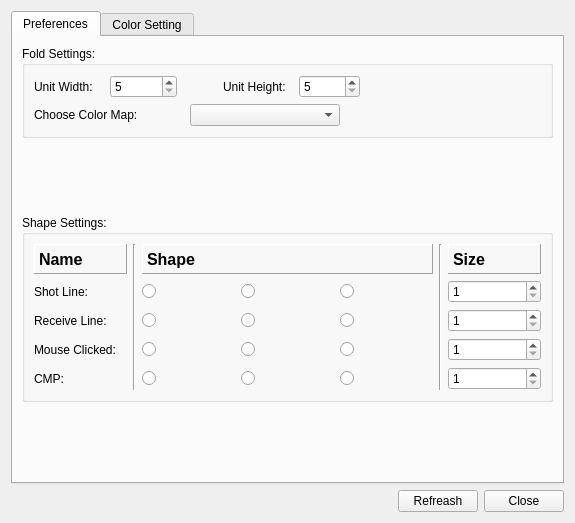
<?xml version="1.0" encoding="UTF-8"?>
<ui version="4.0">
 <class>Option</class>
 <widget class="QDialog" name="Option">
  <property name="geometry">
   <rect>
    <x>0</x>
    <y>0</y>
    <width>575</width>
    <height>523</height>
   </rect>
  </property>
  <property name="windowTitle">
   <string>Options</string>
  </property>
  <layout class="QGridLayout" name="gridLayout_2">
   <item row="0" column="0">
    <widget class="QTabWidget" name="tabWidget">
     <property name="currentIndex">
      <number>0</number>
     </property>
     <widget class="QWidget" name="tabFold">
      <attribute name="title">
       <string>Preferences</string>
      </attribute>
      <layout class="QGridLayout" name="gridLayout_4">
       <item row="0" column="0">
        <widget class="QGroupBox" name="groupFold">
         <property name="title">
          <string>Fold Settings:</string>
         </property>
         <property name="flat">
          <bool>false</bool>
         </property>
         <layout class="QGridLayout" name="gridLayout">
          <item row="0" column="0">
           <layout class="QHBoxLayout" name="horizontalLayout">
            <item>
             <widget class="QLabel" name="label">
              <property name="minimumSize">
               <size>
                <width>70</width>
                <height>0</height>
               </size>
              </property>
              <property name="frameShape">
               <enum>QFrame::NoFrame</enum>
              </property>
              <property name="frameShadow">
               <enum>QFrame::Plain</enum>
              </property>
              <property name="text">
               <string>Unit Width:</string>
              </property>
             </widget>
            </item>
            <item>
             <widget class="QSpinBox" name="spinSingleWid">
              <property name="minimumSize">
               <size>
                <width>60</width>
                <height>0</height>
               </size>
              </property>
              <property name="minimum">
               <number>5</number>
              </property>
              <property name="maximum">
               <number>100000</number>
              </property>
             </widget>
            </item>
            <item>
             <spacer name="horizontalSpacer_5">
              <property name="orientation">
               <enum>Qt::Horizontal</enum>
              </property>
              <property name="sizeType">
               <enum>QSizePolicy::Minimum</enum>
              </property>
              <property name="sizeHint" stdset="0">
               <size>
                <width>40</width>
                <height>20</height>
               </size>
              </property>
             </spacer>
            </item>
            <item>
             <widget class="QLabel" name="label_2">
              <property name="minimumSize">
               <size>
                <width>70</width>
                <height>0</height>
               </size>
              </property>
              <property name="text">
               <string>Unit Height:</string>
              </property>
             </widget>
            </item>
            <item>
             <widget class="QSpinBox" name="spinSingleHei">
              <property name="minimum">
               <number>5</number>
              </property>
              <property name="maximum">
               <number>10000</number>
              </property>
             </widget>
            </item>
            <item>
             <spacer name="horizontalSpacer_2">
              <property name="orientation">
               <enum>Qt::Horizontal</enum>
              </property>
              <property name="sizeHint" stdset="0">
               <size>
                <width>40</width>
                <height>20</height>
               </size>
              </property>
             </spacer>
            </item>
           </layout>
          </item>
          <item row="1" column="0">
           <layout class="QHBoxLayout" name="horizontalLayout_2">
            <item>
             <widget class="QLabel" name="label_3">
              <property name="minimumSize">
               <size>
                <width>150</width>
                <height>0</height>
               </size>
              </property>
              <property name="frameShape">
               <enum>QFrame::NoFrame</enum>
              </property>
              <property name="frameShadow">
               <enum>QFrame::Plain</enum>
              </property>
              <property name="text">
               <string>Choose Color Map:</string>
              </property>
             </widget>
            </item>
            <item>
             <widget class="QComboBox" name="comboColorTable">
              <property name="minimumSize">
               <size>
                <width>150</width>
                <height>0</height>
               </size>
              </property>
              <property name="editable">
               <bool>false</bool>
              </property>
              <property name="currentIndex">
               <number>-1</number>
              </property>
              <property name="sizeAdjustPolicy">
               <enum>QComboBox::AdjustToMinimumContentsLength</enum>
              </property>
             </widget>
            </item>
            <item>
             <spacer name="horizontalSpacer_3">
              <property name="orientation">
               <enum>Qt::Horizontal</enum>
              </property>
              <property name="sizeHint" stdset="0">
               <size>
                <width>40</width>
                <height>20</height>
               </size>
              </property>
             </spacer>
            </item>
           </layout>
          </item>
         </layout>
        </widget>
       </item>
       <item row="2" column="0">
        <widget class="QGroupBox" name="groupBox">
         <property name="title">
          <string>Shape Settings:</string>
         </property>
         <layout class="QGridLayout" name="gridLayout_3">
          <item row="0" column="0">
           <widget class="QLabel" name="label_20">
            <property name="minimumSize">
             <size>
              <width>0</width>
              <height>30</height>
             </size>
            </property>
            <property name="font">
             <font>
              <pointsize>12</pointsize>
              <weight>75</weight>
              <bold>true</bold>
             </font>
            </property>
            <property name="frameShape">
             <enum>QFrame::Panel</enum>
            </property>
            <property name="frameShadow">
             <enum>QFrame::Raised</enum>
            </property>
            <property name="text">
             <string>Name</string>
            </property>
           </widget>
          </item>
          <item row="0" column="1" rowspan="5">
           <widget class="Line" name="line_2">
            <property name="orientation">
             <enum>Qt::Vertical</enum>
            </property>
           </widget>
          </item>
          <item row="0" column="2" colspan="3">
           <widget class="QLabel" name="label_21">
            <property name="minimumSize">
             <size>
              <width>0</width>
              <height>30</height>
             </size>
            </property>
            <property name="font">
             <font>
              <pointsize>12</pointsize>
              <weight>75</weight>
              <bold>true</bold>
             </font>
            </property>
            <property name="frameShape">
             <enum>QFrame::Panel</enum>
            </property>
            <property name="frameShadow">
             <enum>QFrame::Raised</enum>
            </property>
            <property name="text">
             <string>Shape</string>
            </property>
           </widget>
          </item>
          <item row="0" column="5" rowspan="5">
           <widget class="Line" name="line">
            <property name="orientation">
             <enum>Qt::Vertical</enum>
            </property>
           </widget>
          </item>
          <item row="0" column="6">
           <widget class="QLabel" name="label_22">
            <property name="minimumSize">
             <size>
              <width>0</width>
              <height>30</height>
             </size>
            </property>
            <property name="font">
             <font>
              <pointsize>12</pointsize>
              <weight>75</weight>
              <bold>true</bold>
             </font>
            </property>
            <property name="frameShape">
             <enum>QFrame::Panel</enum>
            </property>
            <property name="frameShadow">
             <enum>QFrame::Raised</enum>
            </property>
            <property name="text">
             <string>Size</string>
            </property>
           </widget>
          </item>
          <item row="1" column="0">
           <widget class="QLabel" name="label_11">
            <property name="text">
             <string>Shot Line:</string>
            </property>
           </widget>
          </item>
          <item row="1" column="2">
           <widget class="QRadioButton" name="radioSL_Add">
            <property name="text">
             <string/>
            </property>
            <property name="icon">
             <iconset resource="image.qrc">
              <normaloff>:/new/prefix1/image/plus.png</normaloff>:/new/prefix1/image/plus.png</iconset>
            </property>
           </widget>
          </item>
          <item row="1" column="3">
           <widget class="QRadioButton" name="radioSL_Mul">
            <property name="text">
             <string/>
            </property>
            <property name="icon">
             <iconset resource="image.qrc">
              <normaloff>:/new/prefix1/image/wrong.png</normaloff>:/new/prefix1/image/wrong.png</iconset>
            </property>
           </widget>
          </item>
          <item row="1" column="4">
           <widget class="QRadioButton" name="radioSL_Box">
            <property name="text">
             <string/>
            </property>
            <property name="icon">
             <iconset resource="image.qrc">
              <normaloff>:/new/prefix1/image/fang.png</normaloff>:/new/prefix1/image/fang.png</iconset>
            </property>
           </widget>
          </item>
          <item row="1" column="6">
           <widget class="QSpinBox" name="spinShotLineSize">
            <property name="minimum">
             <number>1</number>
            </property>
            <property name="maximum">
             <number>20</number>
            </property>
           </widget>
          </item>
          <item row="2" column="0">
           <widget class="QLabel" name="label_17">
            <property name="text">
             <string>Receive Line:</string>
            </property>
           </widget>
          </item>
          <item row="2" column="2">
           <widget class="QRadioButton" name="radioRL_Add">
            <property name="text">
             <string/>
            </property>
            <property name="icon">
             <iconset resource="image.qrc">
              <normaloff>:/new/prefix1/image/plus.png</normaloff>:/new/prefix1/image/plus.png</iconset>
            </property>
           </widget>
          </item>
          <item row="2" column="3">
           <widget class="QRadioButton" name="radioRL_Mul">
            <property name="text">
             <string/>
            </property>
            <property name="icon">
             <iconset resource="image.qrc">
              <normaloff>:/new/prefix1/image/wrong.png</normaloff>:/new/prefix1/image/wrong.png</iconset>
            </property>
           </widget>
          </item>
          <item row="2" column="4">
           <widget class="QRadioButton" name="radioRL_Box">
            <property name="text">
             <string/>
            </property>
            <property name="icon">
             <iconset resource="image.qrc">
              <normaloff>:/new/prefix1/image/fang.png</normaloff>:/new/prefix1/image/fang.png</iconset>
            </property>
           </widget>
          </item>
          <item row="2" column="6">
           <widget class="QSpinBox" name="spinReceiveLineSize">
            <property name="minimum">
             <number>1</number>
            </property>
            <property name="maximum">
             <number>20</number>
            </property>
           </widget>
          </item>
          <item row="3" column="0">
           <widget class="QLabel" name="label_18">
            <property name="text">
             <string>Mouse Clicked:</string>
            </property>
           </widget>
          </item>
          <item row="3" column="2">
           <widget class="QRadioButton" name="radioMC_Add">
            <property name="text">
             <string/>
            </property>
            <property name="icon">
             <iconset resource="image.qrc">
              <normaloff>:/new/prefix1/image/plus.png</normaloff>:/new/prefix1/image/plus.png</iconset>
            </property>
           </widget>
          </item>
          <item row="3" column="3">
           <widget class="QRadioButton" name="radioMC_Mul">
            <property name="text">
             <string/>
            </property>
            <property name="icon">
             <iconset resource="image.qrc">
              <normaloff>:/new/prefix1/image/wrong.png</normaloff>:/new/prefix1/image/wrong.png</iconset>
            </property>
           </widget>
          </item>
          <item row="3" column="4">
           <widget class="QRadioButton" name="radioMC_Box">
            <property name="text">
             <string/>
            </property>
            <property name="icon">
             <iconset resource="image.qrc">
              <normaloff>:/new/prefix1/image/fang.png</normaloff>:/new/prefix1/image/fang.png</iconset>
            </property>
           </widget>
          </item>
          <item row="3" column="6">
           <widget class="QSpinBox" name="spinMouseClickedSize">
            <property name="minimum">
             <number>1</number>
            </property>
            <property name="maximum">
             <number>20</number>
            </property>
           </widget>
          </item>
          <item row="4" column="0">
           <widget class="QLabel" name="label_19">
            <property name="text">
             <string>CMP:</string>
            </property>
           </widget>
          </item>
          <item row="4" column="2">
           <widget class="QRadioButton" name="radioCMP_Add">
            <property name="text">
             <string/>
            </property>
            <property name="icon">
             <iconset resource="image.qrc">
              <normaloff>:/new/prefix1/image/plus.png</normaloff>:/new/prefix1/image/plus.png</iconset>
            </property>
           </widget>
          </item>
          <item row="4" column="3">
           <widget class="QRadioButton" name="radioCMP_Mul">
            <property name="text">
             <string/>
            </property>
            <property name="icon">
             <iconset resource="image.qrc">
              <normaloff>:/new/prefix1/image/wrong.png</normaloff>:/new/prefix1/image/wrong.png</iconset>
            </property>
           </widget>
          </item>
          <item row="4" column="4">
           <widget class="QRadioButton" name="radioCMP_Box">
            <property name="text">
             <string/>
            </property>
            <property name="icon">
             <iconset resource="image.qrc">
              <normaloff>:/new/prefix1/image/fang.png</normaloff>:/new/prefix1/image/fang.png</iconset>
            </property>
           </widget>
          </item>
          <item row="4" column="6">
           <widget class="QSpinBox" name="spinCMPSize">
            <property name="minimum">
             <number>1</number>
            </property>
            <property name="maximum">
             <number>20</number>
            </property>
           </widget>
          </item>
         </layout>
        </widget>
       </item>
       <item row="3" column="0">
        <spacer name="verticalSpacer">
         <property name="orientation">
          <enum>Qt::Vertical</enum>
         </property>
         <property name="sizeHint" stdset="0">
          <size>
           <width>20</width>
           <height>40</height>
          </size>
         </property>
        </spacer>
       </item>
       <item row="1" column="0">
        <spacer name="verticalSpacer_2">
         <property name="orientation">
          <enum>Qt::Vertical</enum>
         </property>
         <property name="sizeHint" stdset="0">
          <size>
           <width>20</width>
           <height>40</height>
          </size>
         </property>
        </spacer>
       </item>
      </layout>
     </widget>
     <widget class="QWidget" name="tabColor">
      <attribute name="title">
       <string>Color Setting</string>
      </attribute>
      <layout class="QGridLayout" name="gridLayout_7">
       <item row="0" column="0">
        <widget class="QGroupBox" name="groupColor">
         <property name="title">
          <string>Color Settings:</string>
         </property>
         <layout class="QGridLayout" name="gridLayout_5">
          <item row="0" column="0">
           <layout class="QHBoxLayout" name="horizontalLayout_11">
            <item>
             <widget class="QLabel" name="label_13">
              <property name="minimumSize">
               <size>
                <width>200</width>
                <height>0</height>
               </size>
              </property>
              <property name="maximumSize">
               <size>
                <width>16777215</width>
                <height>30</height>
               </size>
              </property>
              <property name="font">
               <font>
                <family>文泉驿正黑</family>
                <pointsize>12</pointsize>
                <weight>50</weight>
                <bold>false</bold>
               </font>
              </property>
              <property name="frameShape">
               <enum>QFrame::WinPanel</enum>
              </property>
              <property name="frameShadow">
               <enum>QFrame::Raised</enum>
              </property>
              <property name="text">
               <string>Name</string>
              </property>
             </widget>
            </item>
            <item>
             <widget class="QLabel" name="label_14">
              <property name="maximumSize">
               <size>
                <width>160</width>
                <height>30</height>
               </size>
              </property>
              <property name="font">
               <font>
                <pointsize>12</pointsize>
                <weight>75</weight>
                <bold>true</bold>
               </font>
              </property>
              <property name="frameShape">
               <enum>QFrame::WinPanel</enum>
              </property>
              <property name="frameShadow">
               <enum>QFrame::Raised</enum>
              </property>
              <property name="text">
               <string>Choose Color</string>
              </property>
             </widget>
            </item>
            <item>
             <widget class="QLabel" name="label_16">
              <property name="maximumSize">
               <size>
                <width>16777215</width>
                <height>30</height>
               </size>
              </property>
              <property name="font">
               <font>
                <pointsize>12</pointsize>
                <weight>75</weight>
                <bold>true</bold>
               </font>
              </property>
              <property name="frameShape">
               <enum>QFrame::WinPanel</enum>
              </property>
              <property name="frameShadow">
               <enum>QFrame::Raised</enum>
              </property>
              <property name="text">
               <string>Line Width</string>
              </property>
             </widget>
            </item>
           </layout>
          </item>
          <item row="1" column="0">
           <layout class="QHBoxLayout" name="horizontalLayout_4">
            <item>
             <widget class="QLabel" name="label_4">
              <property name="minimumSize">
               <size>
                <width>200</width>
                <height>0</height>
               </size>
              </property>
              <property name="text">
               <string>Shot Line</string>
              </property>
             </widget>
            </item>
            <item>
             <widget class="QPushButton" name="btnShotLineSC">
              <property name="text">
               <string/>
              </property>
             </widget>
            </item>
            <item>
             <widget class="QDoubleSpinBox" name="spinShotLine">
              <property name="minimum">
               <double>0.010000000000000</double>
              </property>
              <property name="maximum">
               <double>10.000000000000000</double>
              </property>
              <property name="singleStep">
               <double>0.100000000000000</double>
              </property>
             </widget>
            </item>
           </layout>
          </item>
          <item row="2" column="0">
           <layout class="QHBoxLayout" name="horizontalLayout_5">
            <item>
             <widget class="QLabel" name="label_5">
              <property name="minimumSize">
               <size>
                <width>200</width>
                <height>0</height>
               </size>
              </property>
              <property name="text">
               <string>Receive Line</string>
              </property>
             </widget>
            </item>
            <item>
             <widget class="QPushButton" name="btnReceiverLineSC">
              <property name="text">
               <string/>
              </property>
             </widget>
            </item>
            <item>
             <widget class="QDoubleSpinBox" name="spinReceiveLine">
              <property name="minimum">
               <double>0.010000000000000</double>
              </property>
              <property name="maximum">
               <double>10.000000000000000</double>
              </property>
              <property name="singleStep">
               <double>0.100000000000000</double>
              </property>
             </widget>
            </item>
           </layout>
          </item>
          <item row="3" column="0">
           <layout class="QHBoxLayout" name="horizontalLayout_6">
            <item>
             <widget class="QLabel" name="label_6">
              <property name="minimumSize">
               <size>
                <width>200</width>
                <height>0</height>
               </size>
              </property>
              <property name="text">
               <string>Mouse Clicked</string>
              </property>
             </widget>
            </item>
            <item>
             <widget class="QPushButton" name="btnMouseClickedSC">
              <property name="text">
               <string/>
              </property>
             </widget>
            </item>
            <item>
             <widget class="QDoubleSpinBox" name="spinMouseClicked">
              <property name="minimum">
               <double>0.010000000000000</double>
              </property>
              <property name="maximum">
               <double>10.000000000000000</double>
              </property>
              <property name="singleStep">
               <double>0.100000000000000</double>
              </property>
             </widget>
            </item>
           </layout>
          </item>
          <item row="4" column="0">
           <layout class="QHBoxLayout" name="horizontalLayout_7">
            <item>
             <widget class="QLabel" name="label_7">
              <property name="minimumSize">
               <size>
                <width>200</width>
                <height>0</height>
               </size>
              </property>
              <property name="text">
               <string>Shot Line Related</string>
              </property>
             </widget>
            </item>
            <item>
             <widget class="QPushButton" name="btnMouseRelationSCSL">
              <property name="text">
               <string/>
              </property>
             </widget>
            </item>
            <item>
             <widget class="QDoubleSpinBox" name="spinShotLineRelated">
              <property name="minimum">
               <double>0.010000000000000</double>
              </property>
              <property name="maximum">
               <double>10.000000000000000</double>
              </property>
              <property name="singleStep">
               <double>0.100000000000000</double>
              </property>
             </widget>
            </item>
           </layout>
          </item>
          <item row="5" column="0">
           <layout class="QHBoxLayout" name="horizontalLayout_8">
            <item>
             <widget class="QLabel" name="label_10">
              <property name="minimumSize">
               <size>
                <width>200</width>
                <height>0</height>
               </size>
              </property>
              <property name="text">
               <string>Receive Line Related</string>
              </property>
             </widget>
            </item>
            <item>
             <widget class="QPushButton" name="btnMouseRelationSCRL">
              <property name="text">
               <string/>
              </property>
             </widget>
            </item>
            <item>
             <widget class="QDoubleSpinBox" name="spinReceiveLineRelated">
              <property name="minimum">
               <double>0.010000000000000</double>
              </property>
              <property name="maximum">
               <double>10.000000000000000</double>
              </property>
              <property name="singleStep">
               <double>0.100000000000000</double>
              </property>
             </widget>
            </item>
           </layout>
          </item>
          <item row="6" column="0">
           <layout class="QHBoxLayout" name="horizontalLayout_9">
            <item>
             <widget class="QLabel" name="label_8">
              <property name="minimumSize">
               <size>
                <width>200</width>
                <height>0</height>
               </size>
              </property>
              <property name="text">
               <string>Shot Line Connection</string>
              </property>
             </widget>
            </item>
            <item>
             <widget class="QPushButton" name="btnShotLineConSC">
              <property name="text">
               <string/>
              </property>
             </widget>
            </item>
            <item>
             <widget class="QDoubleSpinBox" name="spinShotLineCon">
              <property name="minimum">
               <double>0.010000000000000</double>
              </property>
              <property name="maximum">
               <double>10.000000000000000</double>
              </property>
              <property name="singleStep">
               <double>0.100000000000000</double>
              </property>
             </widget>
            </item>
           </layout>
          </item>
          <item row="7" column="0">
           <layout class="QHBoxLayout" name="horizontalLayout_10">
            <item>
             <widget class="QLabel" name="label_9">
              <property name="minimumSize">
               <size>
                <width>200</width>
                <height>0</height>
               </size>
              </property>
              <property name="maximumSize">
               <size>
                <width>150</width>
                <height>16777215</height>
               </size>
              </property>
              <property name="text">
               <string>Receiver Line Connection</string>
              </property>
             </widget>
            </item>
            <item>
             <widget class="QPushButton" name="btnReceiveLineConSC">
              <property name="text">
               <string/>
              </property>
             </widget>
            </item>
            <item>
             <widget class="QDoubleSpinBox" name="spinReceiveLineCon">
              <property name="minimum">
               <double>0.010000000000000</double>
              </property>
              <property name="maximum">
               <double>10.000000000000000</double>
              </property>
              <property name="singleStep">
               <double>0.100000000000000</double>
              </property>
             </widget>
            </item>
           </layout>
          </item>
          <item row="8" column="0">
           <layout class="QHBoxLayout" name="horizontalLayout_12">
            <item>
             <widget class="QLabel" name="label_12">
              <property name="minimumSize">
               <size>
                <width>200</width>
                <height>0</height>
               </size>
              </property>
              <property name="text">
               <string>CMP</string>
              </property>
             </widget>
            </item>
            <item>
             <widget class="QPushButton" name="btnCMPSC">
              <property name="text">
               <string/>
              </property>
             </widget>
            </item>
            <item>
             <widget class="QDoubleSpinBox" name="spinCMP">
              <property name="minimum">
               <double>0.010000000000000</double>
              </property>
              <property name="maximum">
               <double>10.000000000000000</double>
              </property>
              <property name="singleStep">
               <double>0.100000000000000</double>
              </property>
             </widget>
            </item>
           </layout>
          </item>
         </layout>
        </widget>
       </item>
      </layout>
     </widget>
    </widget>
   </item>
   <item row="1" column="0">
    <layout class="QHBoxLayout" name="horizontalLayout_3">
     <item>
      <spacer name="horizontalSpacer">
       <property name="orientation">
        <enum>Qt::Horizontal</enum>
       </property>
       <property name="sizeHint" stdset="0">
        <size>
         <width>40</width>
         <height>20</height>
        </size>
       </property>
      </spacer>
     </item>
     <item>
      <widget class="QPushButton" name="btnApply">
       <property name="text">
        <string>Refreash</string>
       </property>
       <property name="icon">
        <iconset resource="image.qrc">
         <normaloff>:/new/prefix1/image/7.png</normaloff>:/new/prefix1/image/7.png</iconset>
       </property>
      </widget>
     </item>
     <item>
      <widget class="QPushButton" name="btnClose">
       <property name="text">
        <string>Close</string>
       </property>
       <property name="icon">
        <iconset resource="image.qrc">
         <normaloff>:/new/prefix1/image/8.png</normaloff>:/new/prefix1/image/8.png</iconset>
       </property>
      </widget>
     </item>
    </layout>
   </item>
  </layout>
 </widget>
 <resources>
  <include location="image.qrc"/>
 </resources>
 <connections/>
</ui>
